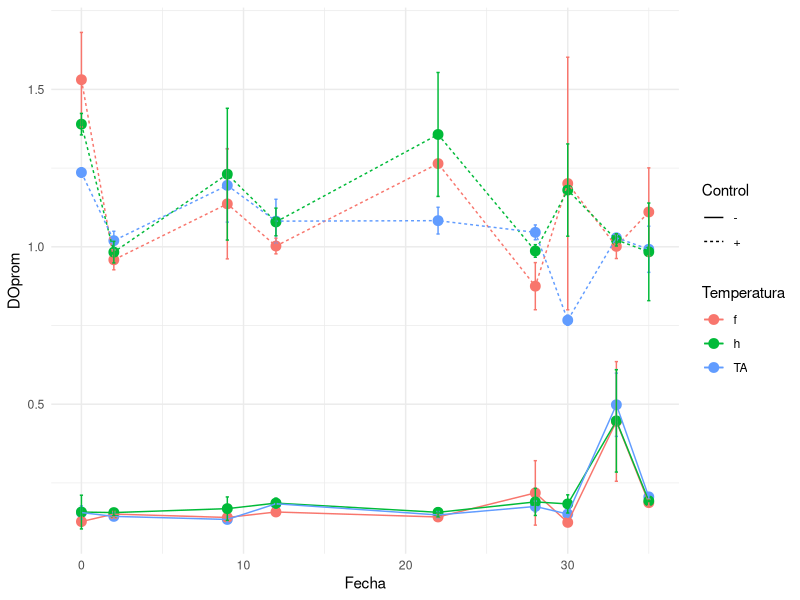

The R script that drew this image: (Note: this script raises an error after producing the figure.)
library(tidyverse)
library(lubridate)
library(skimr)
datos <- read_csv('datos_tpR.csv')

datos <- datos %>% #pasar fechas a tipo de dato Date
  mutate(Fecha = dmy(Fecha))

str(datos)
summary(datos)
glimpse(datos)
#view(datos)
skim(datos)
#no hay NAs ni datos extraños
#las fechas están en formato Date

datos <- datos %>%
  select(-Placa) %>%
  filter(Buffer == "Coatting") %>%
  mutate(Fecha = as.numeric(abs(Fecha - max(Fecha))))
  

datos %>%
  group_by(Control, Temperatura, Fecha) %>%
  summarise(DOprom = mean(DO), SD = sd(DO)) %>%
  ggplot(aes(x = Fecha,
             y = DOprom,
             color = Temperatura)) +
  geom_point(size = 3) +
  geom_line(aes(linetype = Control)) +
  geom_errorbar(aes(ymin = DOprom - SD,
                    ymax = DOprom + SD), 
                width=.2) +
  theme_minimal() 

cmasfreezer <- datos %>%
  filter(Control == "+", Temperatura == "Freezer") %>%
  lm(DO ~ Fecha, .)

g1 <- datos %>%
  filter(Control == "+", Temperatura == "Freezer") %>%
  ggplot(aes(x = Fecha,
       y = DO)) +
  geom_point() +
  geom_smooth(method="lm", se = FALSE) +
  labs(title = "Temperatura: Freezer | Control: +")

g2 <- datos %>%
  filter(Control == "-", Temperatura == "Freezer") %>%
  ggplot(aes(x = Fecha,
             y = DO)) +
  geom_point() +
  geom_smooth(method="lm", se = FALSE) +
  labs(title = "Temperatura: Freezer | Control: -")

g3 <- datos %>%
  filter(Control == "+", Temperatura == "Heladera") %>%
  ggplot(aes(x = Fecha,
             y = DO)) +
  geom_point() +
  geom_smooth(method="lm", se = FALSE) +
  labs(title = "Temperatura: Heladera | Control: +")

g4 <- datos %>%
  filter(Control == "-", Temperatura == "Heladera") %>%
  ggplot(aes(x = Fecha,
             y = DO)) +
  geom_point() +
  geom_smooth(method="lm", se = FALSE) +
  labs(title = "Temperatura: Heladera | Control: -")

g5 <- datos %>%
  filter(Control == "+", Temperatura == "Tamb") %>%
  ggplot(aes(x = Fecha,
             y = DO)) +
  geom_point() +
  geom_smooth(method="lm", se = FALSE) +
  labs(title = "Temperatura: Tamb | Control: +")

g6 <- datos %>%
  filter(Control == "-", Temperatura == "Tamb") %>%
  ggplot(aes(x = Fecha,
             y = DO)) +
  geom_point() +
  geom_smooth(method="lm", se = FALSE) +
  labs(title = "Temperatura: Tamb | Control: -")

library(patchwork)

(g1 | g2) / (g3 | g4 ) / (g5 | g6)

#calculo outliers

median(datos$DO[datos$Temperatura == "Tamb" | datos$Control == "+"])

limits_median_Tamb_mas <- c(median(datos$DO[datos$Temperatura == "Tamb" | datos$Control == "+"]) - 2.225 * IQR(datos$DO[datos$Temperatura == "Tamb" | datos$Control == "+"]),
                   median(datos$DO[datos$Temperatura == "Tamb" | datos$Control == "+"]) + 2.225 * IQR(datos$DO[datos$Temperatura == "Tamb" | datos$Control == "+"]))

limits_median_Tamb_menos <- c(median(datos$DO[datos$Temperatura == "Tamb" | datos$Control == "-"]) - 2.225 * IQR(datos$DO[datos$Temperatura == "Tamb" | datos$Control == "-"]),
                            median(datos$DO[datos$Temperatura == "Tamb" | datos$Control == "-"]) + 2.225 * IQR(datos$DO[datos$Temperatura == "Tamb" | datos$Control == "-"]))

limits_median_freezer_menos <- c(median(datos$DO[datos$Temperatura == "Freezer" | datos$Control == "-"]) - 2.225 * IQR(datos$DO[datos$Temperatura == "Freezer" | datos$Control == "-"]),
                              median(datos$DO[datos$Temperatura == "Freezer" | datos$Control == "-"]) + 2.225 * IQR(datos$DO[datos$Temperatura == "Freezer" | datos$Control == "-"]))

limits_median_freezer_mas <- c(median(datos$DO[datos$Temperatura == "Freezer" | datos$Control == "+"]) - 2.225 * IQR(datos$DO[datos$Temperatura == "Freezer" | datos$Control == "+"]),
                                 median(datos$DO[datos$Temperatura == "Freezer" | datos$Control == "+"]) + 2.225 * IQR(datos$DO[datos$Temperatura == "Freezer" | datos$Control == "+"]))

limits_median_heladera_mas <- c(median(datos$DO[datos$Temperatura == "Heladera" | datos$Control == "+"]) - 2.225 * IQR(datos$DO[datos$Temperatura == "Heladera" | datos$Control == "+"]),
                               median(datos$DO[datos$Temperatura == "Heladera" | datos$Control == "+"]) + 2.225 * IQR(datos$DO[datos$Temperatura == "Heladera" | datos$Control == "+"]))

limits_median_heladera_menos <- c(median(datos$DO[datos$Temperatura == "Heladera" | datos$Control == "-"]) - 2.225 * IQR(datos$DO[datos$Temperatura == "Heladera" | datos$Control == "-"]),
                                median(datos$DO[datos$Temperatura == "Heladera" | datos$Control == "-"]) + 2.225 * IQR(datos$DO[datos$Temperatura == "Heladera" | datos$Control == "-"]))

#segun los limites anteriores, no hay outliers 